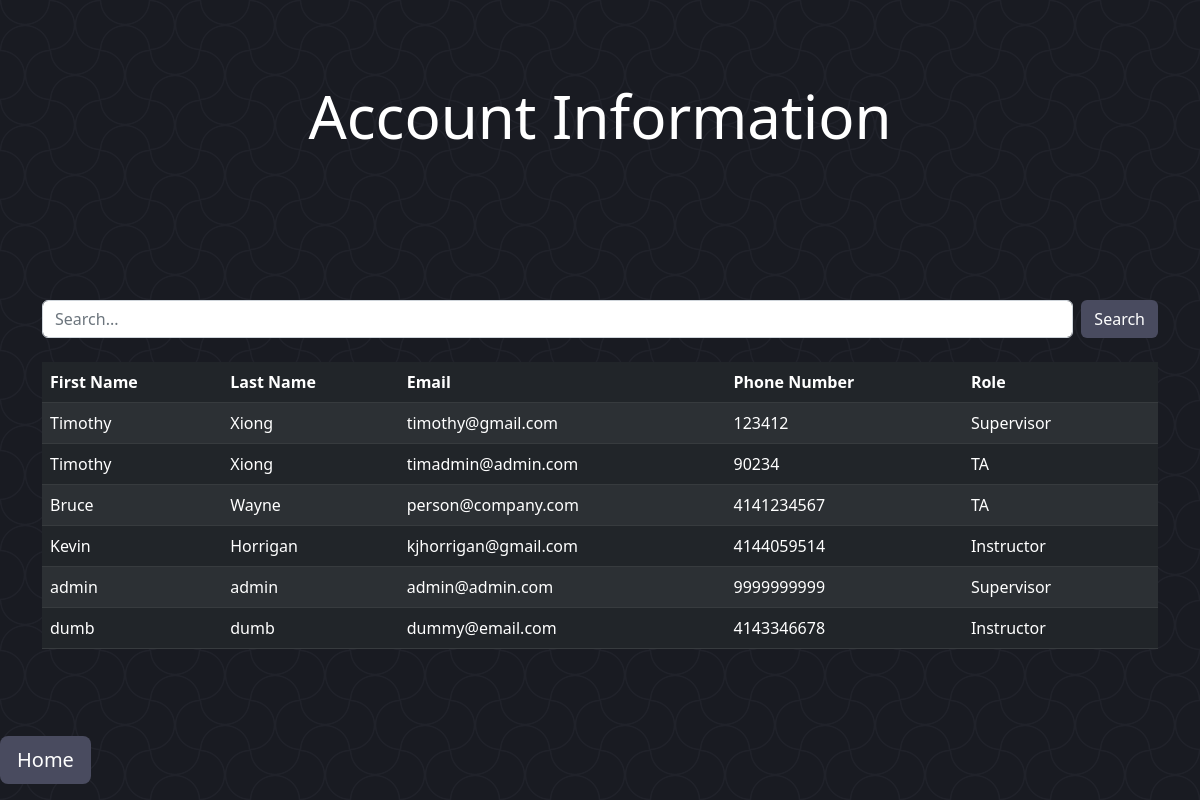
Page /users/ (signed in) on the earlier database version.
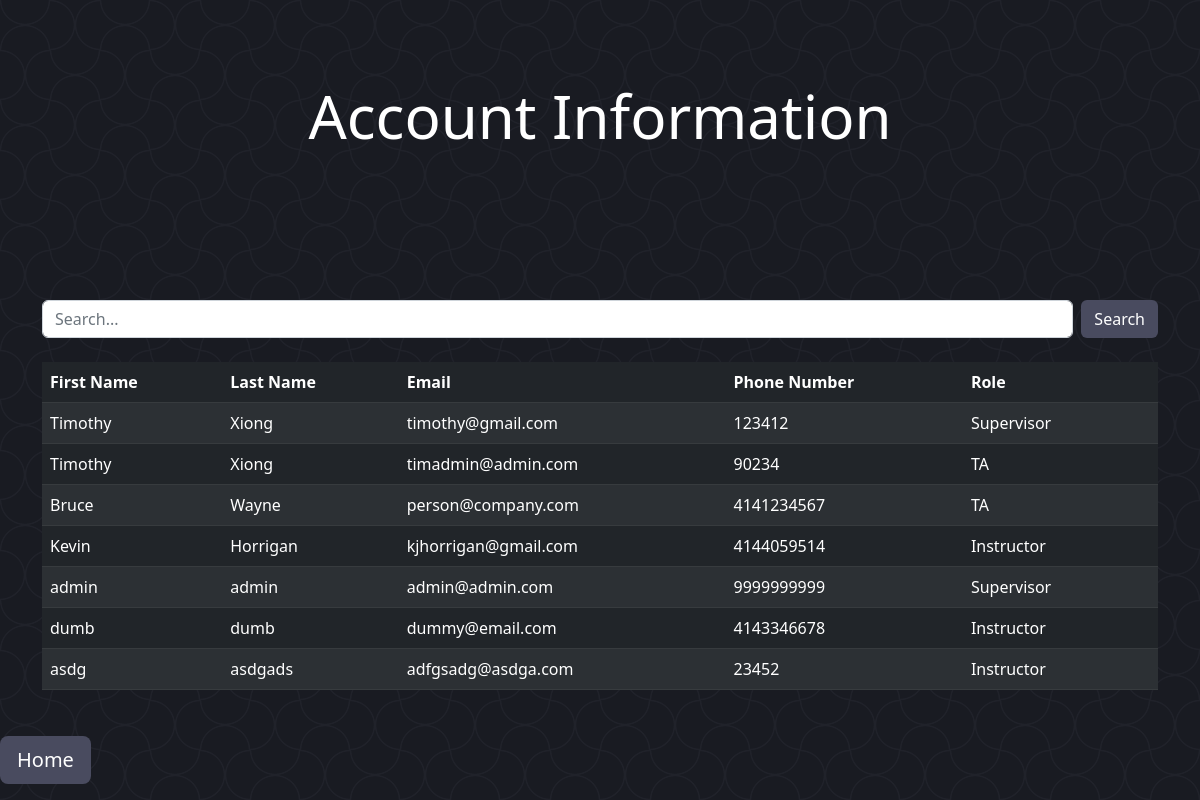
Same page on the later database version.
### Management/models.py (models this page shows, shortened)
class User(models.Model):
    email = models.EmailField(max_length=20, primary_key=True)
    lName = models.CharField(max_length=30, null=True, default='')
    fName = models.CharField(max_length=30, null=True, default='')
    password = models.CharField(max_length=20)
    phone = models.CharField(max_length=15)
    role = models.PositiveSmallIntegerField(
        choices=(
            (1, "Supervisor"),
            (2, "Instructor"),
            (3, "TA")
        ))
    def getlName(self):
        return self.lName
    def getfName(self):
        return self.fName
    def getRole(self):
        role = self.role
        if role == 1:
            return "Supervisor"
        elif role == 2:
            return "Instructor"
        elif role == 3:
            return "TA"
        return

### Management/views.py (the view)
# urls.py: path('users/', users.as_view(), name='users'),
class users(ListView):
    model = User
    template_name = 'main/User/users.html'
    context_object_name = 'results'
    def get_queryset(self):
        query = self.request.GET.get('q', '')
        queryset = super().get_queryset()
        if query:
            queryset = queryset.filter(
                Q(fName__icontains=query) | Q(email__icontains=query) | Q(lName__icontains=query))
        return queryset
    def get_context_data(self, **kwargs):
        userRole = self.request.session['roleSession']
        context = super().get_context_data(**kwargs)
        context['query'] = self.request.GET.get('q', '')
        context['roleTemplate'] = userRole
        return context

### templates/main/User/users.html (shortened to what this page needs)
{% extends 'basePages.html' %}
    {% load crispy_forms_tags %}
    {% load crispy_forms_filters %}
{% block header %}
    Account Information
{% endblock header %}
{% block content %}
    <div class="container">
        <form class="d-flex" role="search" method="get" action="{% url 'users' %}">
            <input class="form-control me-2" type="text" name="q" value="{{ query }}" placeholder="Search...">
            <button class="btn" type="submit" style="color: white; background-color: #494b5f">Search</button>
        </form>
        <br>
        {% if results %}
            <table class="table table-dark table-striped" style="color: white">
                <thead>
                    <th scope="col">First Name</th>
                    <th scope="col">Last Name</th>
                    <th scope="col">Email</th>
                    <th scope="col">Phone Number</th>
                    <th scope="col">Role</th>
                    <th scope="col"></th>
                </thead>
                <tbody>
                    {% for result in results %}
                        <tr>
                            <td>{{ result.getfName }}</td>
                            <td>{{ result.getlName }}</td>
                            <td>{{ result.email }}</td>
                            <td>{{ result.phone }}</td>
                            <td>{{ result.getRole }}</td>
                            <td>
                            </td>
                        </tr>
                    {% endfor %}
                </tbody>
            </table>
        {% else %}
            <p>No results found.</p>
        {% endif %}
    </div>
{% endblock content %}

Differences in the rows shown:
added User: getfName "asdg", getlName "asdgads", email "adfgsadg@asdga.com", phone "23452", getRole "Instructor"
